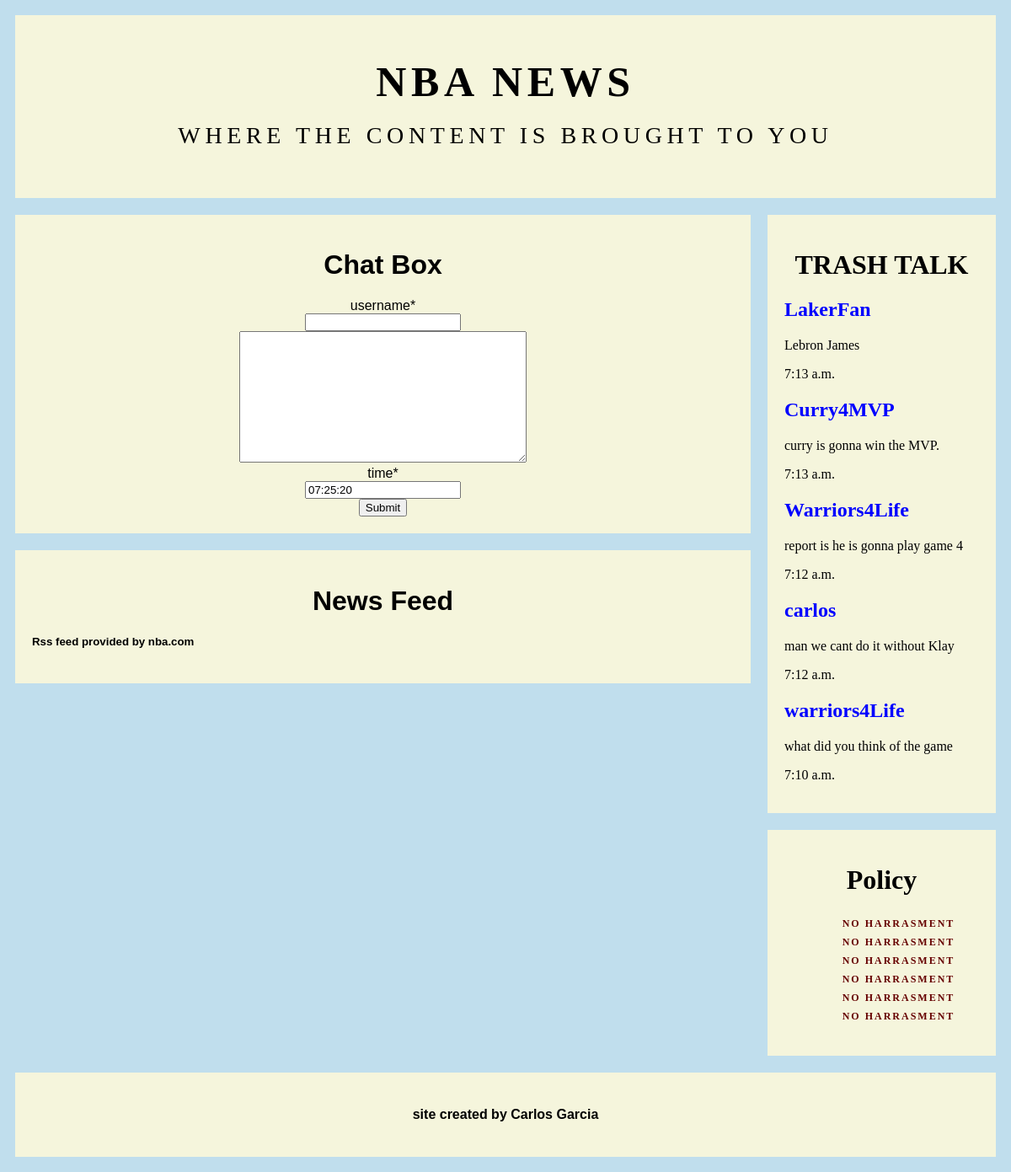
Before: / with the older database file.
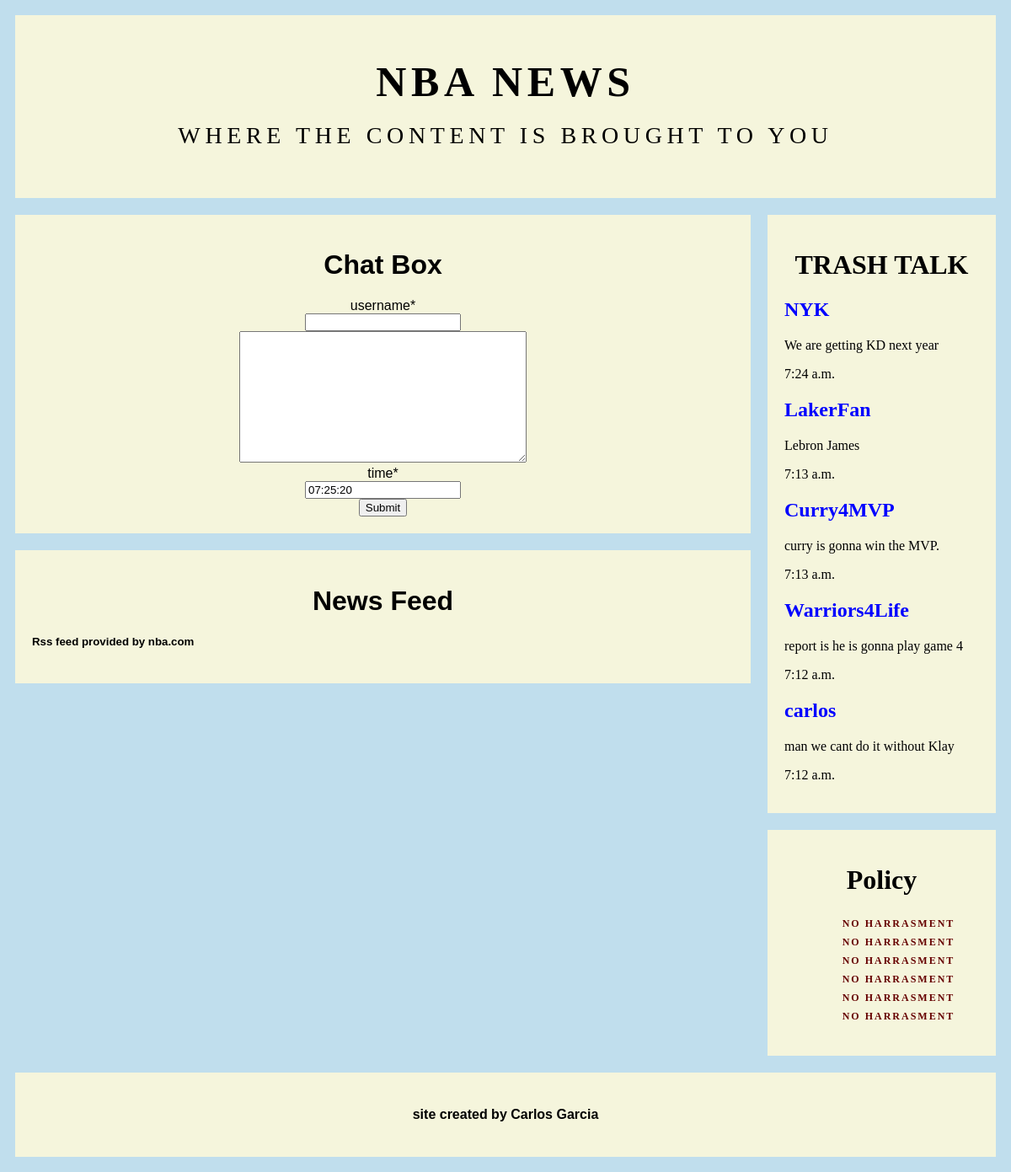
After: the same page with the newer database file.
### sportsapp/models.py (models this page shows, shortened)
class PostModel(models.Model):
    title = models.CharField(max_length=100)
    content = models.TextField(max_length=140)
    dateCreated = models.TimeField(default=timezone.now)

### sportsapp/views.py (the view, shortened to what this page needs)
# urls.py: path('', views.index, name='index'),
def index(request):
    form = PostForm(request.POST or None)
    queryset = PostModel.objects.all().order_by('-id')[:5]
    feeds = feedparser.parse('http://www.nba.com/rss/nba_rss.xml')
    context = {
        "object_list":  queryset,
        'feeds': feeds,
        'Postform': form,
    }
    return render(request, 'sportsapp/index.html', context)

### sportsapp/forms.py
class PostForm(forms.ModelForm):
    class Meta:
        model = PostModel
        labels = {'title': 'username', 'content': "",'dateCreated': 'time' }
        exclude = ['id']

### sportsapp/templates/sportsapp/index.html (shortened to what this page needs)
<!DOCTYPE html>
{% load crispy_forms_tags %}
<html lang="en">
<head>
    {% load static %}
    <link rel="stylesheet" href="{% static 'sportsapp/index.css' %}">
</head>
</html>
<body>
<div class="header">
    <h1>NBA NEWS</h1>
    <p>Where the content is brought to you</p>
</div>
<div class="row">
    <div class="leftcolumn">
        <div class="card">
            <h1>Chat Box</h1>
            <form  method="POST">
                {{ Postform|crispy }}
                <button>Submit</button>
            </form>
        </div>
        {% block content %}
        <div class="card">
            <h1>  News Feed </h1>
            <h5>Rss feed provided by nba.com</h5>
        </div>
        {% endblock content %}
    </div>
    <div class="rightcolumn">
        <div class="card">
            <h1>TRASH TALK</h1>
            {% for obj in object_list %}
            <h2 id="username">{{ obj.title}}</h2>
            <p>{{ obj.content }}</p>
            <p>{{ obj.dateCreated }}</p>
            {% endfor %}
        </div>
        <div class="card" style="text-align: center">
            <h1>Policy </h1>
            <div>
                <uL>
                    <li>No Harrasment</li>
                    <li>No Harrasment</li>
                    <li>No Harrasment</li>
                    <li>No Harrasment</li>
                    <li>No Harrasment</li>
                    <li>No Harrasment</li>
                </uL>
            </div>
        </div>
    </div>
</div>
<div class="footer">
    <h4>site created by Carlos Garcia </h4>
</div>
</body>
</html>

Changed rows visible on the page:
no longer on this page (row unchanged): PostModel: title "warriors4Life", content "what did you think of the game", dateCreated "7:10 a.m."
added PostModel: title "NYK", content "We are getting KD next year", dateCreated "7:24 a.m."
